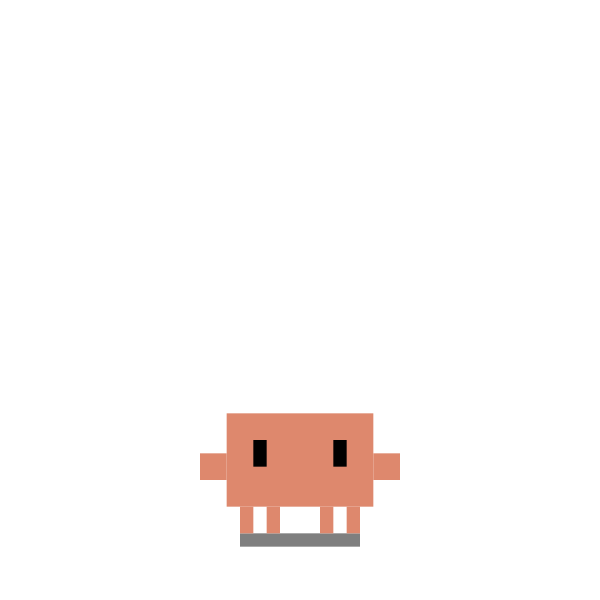
#> input picture assets/clawd/poses/clawd-a1-front.png, 600 x 600 px, given in place of clawd-photo.gif, which was not available
$ python make_assets.py
#> lines starting #> are read from the running program, lines starting #| are printed output that depends on the picture; pictures that were not available may be replaced by others from this repository, and a replacement may not be noted
# -*- coding: utf-8 -*-
"""
Clawd 원본 에셋 -> 가이드북용 경량 에셋 변환

  assets/clawd/emotes/*.gif  ->  guide/assets/img/*.gif   (크롭 + 축소 + 팔레트화)
  assets/clawd/poses/*.png   ->  guide/assets/img/*.png   (합성용 회색 발판 제거 + 크롭)

주의 — Pillow 의 ImageSequence.Iterator 는 GIF 의 disposal 처리를 이미 끝낸
프레임을 돌려준다. 여기에 직접 alpha_composite 로 이전 프레임을 또 겹치면
날아가는 입자(음표·색종이)가 지워지지 않고 누적되어 번진다. 절대 하지 말 것.
"""
import os, sys
from collections import deque
from PIL import Image, ImageSequence

ROOT = os.path.dirname(os.path.dirname(os.path.dirname(os.path.abspath(__file__))))
SRC  = os.path.join(ROOT, 'assets', 'clawd')
DST  = os.path.join(ROOT, 'guide', 'assets', 'img')

EMOTES   = ['photo', 'coding', 'reading', 'painting', 'listening', 'exercise', 'birthday']
GIF_SIZE = 140
OCCUPANCY = 0.40      # 이 비율 이상의 프레임에 존재하는 픽셀 = 캐릭터 본체
PAD       = 0.14      # 본체 bbox 여백


def frames_of(path):
    """프레임을 RGBA 로 그대로 읽는다 (누적 합성 금지)"""
    im = Image.open(path)
    out, dur = [], []
    for fr in ImageSequence.Iterator(im):
        out.append(fr.convert('RGBA'))
        dur.append(fr.info.get('duration', 60))
    return out, dur, im.size


def body_box(frames, size):
    """
    전 프레임 합집합 bbox 를 쓰면 멀리 날아가는 입자까지 포함되어
    캐릭터가 지나치게 작아진다. 대부분의 프레임에 존재하는 픽셀만으로 bbox 를 잡는다.
    """
    w, h = size
    need = max(1, int(len(frames) * OCCUPANCY))
    count = [0] * (w * h)
    for f in frames:
        a = f.split()[3].load()
        for y in range(h):
            base = y * w
            for x in range(w):
                if a[x, y] > 24:
                    count[base + x] += 1
    L, T, R, B = w, h, 0, 0
    for y in range(h):
        base = y * w
        for x in range(w):
            if count[base + x] >= need:
                if x < L: L = x
                if x > R: R = x
                if y < T: T = y
                if y > B: B = y
    if R <= L or B <= T:                       # 안전망 : 합집합 bbox 로 대체
        L, T, R, B = w, h, 0, 0
        for f in frames:
            b = f.getbbox()
            if b:
                L, T, R, B = min(L, b[0]), min(T, b[1]), max(R, b[2]), max(B, b[3])
    side = max(R - L, B - T)
    pad  = int(side * PAD) + 2
    side += pad * 2
    cx, cy = (L + R) // 2, (T + B) // 2
    L = max(0, min(w - side, cx - side // 2))
    T = max(0, min(h - side, cy - side // 2))
    return (L, T, L + side, T + side)


def to_palette(img):
    """알파를 인덱스 63 투명색으로 옮긴 팔레트 이미지"""
    alpha = img.split()[3]
    q = img.convert('RGB').quantize(colors=63, method=Image.MEDIANCUT)
    q.paste(63, alpha.point(lambda v: 255 if v < 128 else 0).convert('1'))
    pal = q.getpalette()
    pal[63 * 3:63 * 3 + 3] = [0, 0, 0]
    q.putpalette(pal)
    return q


def build_gif(name, every=1):
    src = os.path.join(SRC, 'emotes', f'clawd-{name}.gif')
    frames, durs, size = frames_of(src)
    box = body_box(frames, size)
    out, od = [], []
    for i, (f, d) in enumerate(zip(frames, durs)):
        if i % every:
            continue
        out.append(to_palette(f.crop(box).resize((GIF_SIZE, GIF_SIZE), Image.NEAREST)))
        od.append(d * every)
    dst = os.path.join(DST, f'clawd-{name}.gif')
    out[0].save(dst, save_all=True, append_images=out[1:], duration=od, loop=0,
                disposal=2, transparency=63, optimize=True)
    return box, len(out), os.path.getsize(dst)


# [48 lines left out: functions strip_stage, build_poses, not called in this run]


if __name__ == '__main__':
    every = int(sys.argv[1]) if len(sys.argv) > 1 else 1
    os.makedirs(DST, exist_ok=True)
    total = 0
    for nm in EMOTES:
        box, nf, sz = build_gif(nm, every)
#> in frames_of, im is the input picture: PIL image 600x600 RGBA; mean R, G, B, A 9.9, 6.1, 4.9, 12.3
#> the loop in frames_of, `for fr in ImageSequence.Iterator(im):` made 1 pass
#> after the loop in frames_of, `for fr in ImageSequence.Iterator(im):`: dur = [60]; out = 1 item
#> in build_gif, `frames, durs, size = frames_of(src)`: durs = [60]; size = (600, 600)
#> in body_box, `w, h = size`: w = 600
#> in body_box, `need = max(1, int(len(frames) * OCCUPANCY))`: need = 1
#> in body_box, `count = [0] * (w * h)`: count = 360000 items
#> the loop in body_box, `for f in frames:` made 1 pass
#> in body_box, `L, T, R, B = w, h, 0, 0`: L = 600; R = 0
#> the loop in body_box, `for y in range(h):` made 600 passes
#> base on passes 1 to 3: 0, 600, 1200
#> after the loop in body_box, `for y in range(h):`: B = 546; L = 200; R = 399; T = 413
#> in body_box, `side = max(R - L, B - T)`: side = 199
#> in body_box, `pad  = int(side * PAD) + 2`: pad = 29
#> in body_box, `side += pad * 2`: side = 257
#> in body_box, `cx, cy = (L + R) // 2, (T + B) // 2`: cx = 299; cy = 479
#> in body_box, `L = max(0, min(w - side, cx - side // 2))`: L = 171
#> in body_box, `T = max(0, min(h - side, cy - side // 2))`: T = 343
#> in build_gif, `box = body_box(frames, size)`: box = (171, 343, 428, 600)
#> the loop in build_gif, `for i, (f, d) in enumerate(zip(frames, durs)):` made 1 pass
#> pass 1, in to_palette, `alpha = img.split()[3]`:
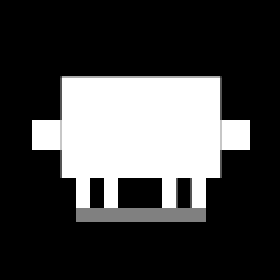
#> alpha: PIL image 140x140 L (shown 2 times larger); min 0, max 255, mean 66.7
#> pass 1, in to_palette, `q = img.convert('RGB').quantize(colors=63, method=Image.MEDIANCUT)`:
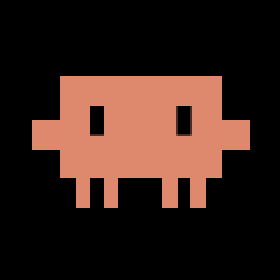
#> q: PIL image 140x140 P (shown 2 times larger); mean R, G, B 54.3, 33.2, 26.6
#> after the loop in build_gif, `for i, (f, d) in enumerate(zip(frames, durs)):`: od = [60]; out = 1 item
#> in build_gif, `out[0].save(dst, save_all=True, append_images=out[1:], duration=od, lo..`:
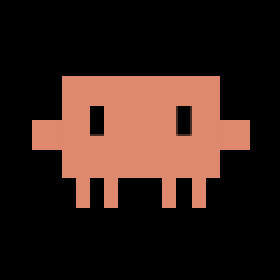
#> saved as clawd-photo.gif: PIL image 140x140 P (shown 2 times larger); mean R, G, B 53.1, 32.5, 26.1
#> box = (171, 343, 428, 600); nf = 1; sz = 758
        total += sz
#> total = 758
        print(f'  {nm:10s} box={box} {nf:3d}f {sz // 1024:3d}KB')
#|   photo      box=(171, 343, 428, 600)   1f   0KB
#> pass 2 of the loop `for nm in EMOTES:`:
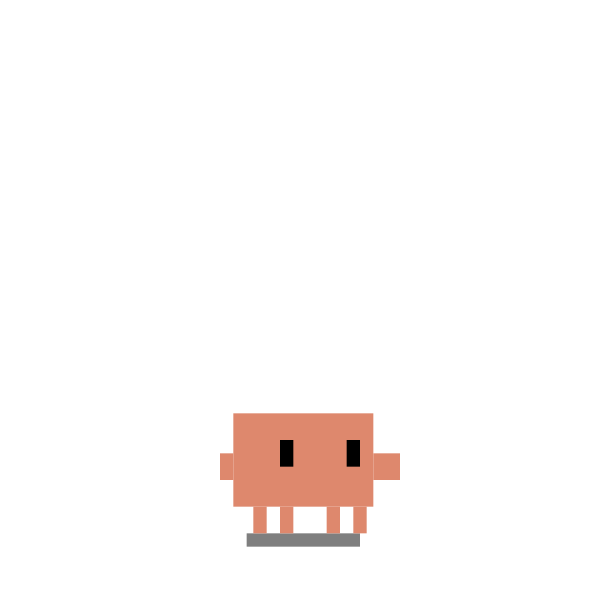
#> input picture assets/clawd/poses/clawd-a2-threequarter.png, 600 x 600 px, given in place of clawd-coding.gif, which was not available
#> in frames_of, im is the input picture: PIL image 600x600 RGBA; mean R, G, B, A 9.3, 5.7, 4.6, 11.5
#> the loop in frames_of (call 2), `for fr in ImageSequence.Iterator(im):` made 1 pass
#> the loop in body_box (call 2), `for f in frames:` made 1 pass
#> the loop in body_box (call 2), `for y in range(h):` made 600 passes
#> in build_gif (call 2), `box = body_box(frames, size)`: box = (193, 363, 426, 596)
#> the loop in build_gif (call 2), `for i, (f, d) in enumerate(zip(frames, durs)):` made 1 pass
#> pass 1, in to_palette (call 2), `q = img.convert('RGB').quantize(colors=63, method=Image.MEDIANCUT)`:
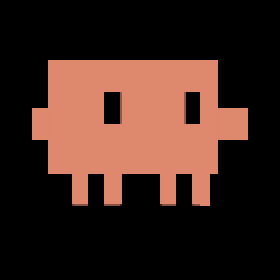
#> q: PIL image 140x140 P (shown 2 times larger); mean R, G, B 62.2, 38.1, 30.5
#> in build_gif (call 2), `out[0].save(dst, save_all=True, append_images=out[1:], duration=od, lo..`:
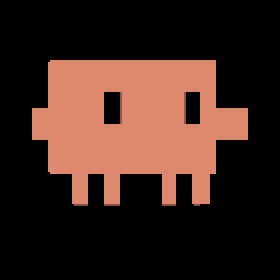
#> saved as clawd-coding.gif: PIL image 140x140 P (shown 2 times larger); mean R, G, B 61.3, 37.6, 30.1
#> `box, nf, sz = build_gif(nm, every)`: sz = 817
#> total = 1575
#|   coding     box=(193, 363, 426, 596)   1f   0KB
#> (the run stopped early here; a loop or call above may not have finished)
